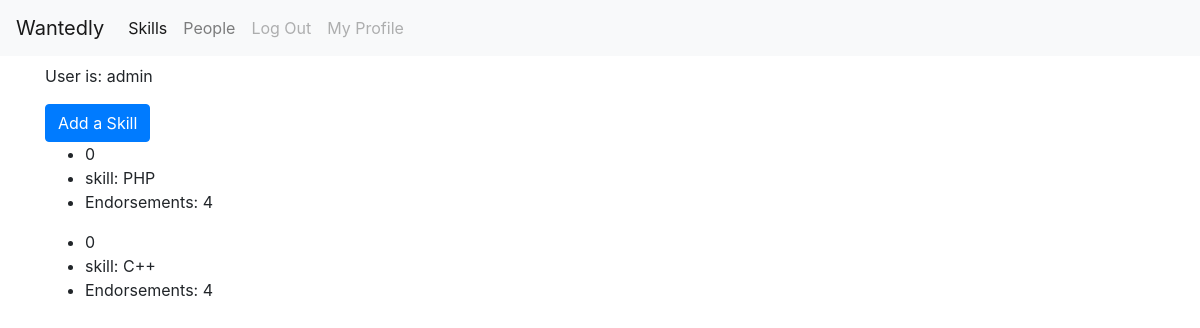
The app's page /users/1/1/ (signed in) with its own data.
### skills/models.py (models this page shows)
class SkillSet(models.Model):
	user_key = models.ForeignKey("auth.User", on_delete=models.CASCADE)
	skill = models.ForeignKey("Skill", on_delete=models.CASCADE)
	endorsements = models.PositiveSmallIntegerField(default=0)
	def __str__(self):
		return str(self.user_key) + " " + str(self.skill) + " " + str(self.endorsements)

class Skill(models.Model):
	name = models.CharField(max_length=50)
	def __str__(self):
		return self.name

### skills/views.py (the view)
# urls.py: url(r'^users/(?P<user_pk>[0-9]+)/(?P<user_profile_pk>[0-9]+)/$', skills_views.user_profile, name="user_profile"),
def user_profile(request, user_pk, user_profile_pk):
	active_user = User.objects.get(pk=user_pk)
	profile_user = User.objects.get(pk=user_profile_pk)
	skill_sets = SkillSet.objects.filter(user_key=user_profile_pk)
	endorsements = Endorsement.objects.all().filter(user_endorsing=active_user, user_endorsed=profile_user)
	print(endorsements)
	endorsed = []
	if endorsements:
		i = 0
		for skill_set in skill_sets:
			print('skill_set', skill_set)
			if (i < len(endorsements) and skill_set == endorsements[i].endorsed_skill_set):
				endorsed.append(1)
				i = i + 1
				print ("endorsement matches!")
			else:
				endorsed.append(0)
	else:
		for skill_set in skill_sets:
			endorsed.append(0)
	print ('skill_sets', skill_sets)
	print ('endorsements', endorsements)
	print ('endorsed', endorsed)
	if request.method == "POST":
		form = AddSkillForm(request.POST)
		if form.is_valid():
			pass
	else:
		form = AddSkillForm()
	skill_sets_zipped = zip(skill_sets, endorsed)
	args = {
		'profile_user' : profile_user,
		'skill_sets' : skill_sets,
		'skill_sets' : skill_sets_zipped,
		'form': form
	}
	return render(request, 'skills/profile.html', args)

### skills/templates/skills/profile.html (shortened to what this page needs)
{% extends 'core/base.html' %}
{% block content %}
	<p>User is: {{ profile_user }}</p>
	<button type="button" class="btn btn-primary" data-toggle="modal" data-target="#add-skill-modal">
					Add a Skill
	</button>
	{% for skill_set, endorsed_skill in skill_sets %}
		<ul>
			<li>{{ endorsed_skill }}</li>
			<li> skill: {{ skill_set.skill }} </li>
			<li> Endorsements: {{ skill_set.endorsements}} </li>
		</ul>
	{% endfor %}
{% endblock %}

### records on screen
SkillSet: endorsed_skill "0", skill "PHP", endorsements "4"
SkillSet: endorsed_skill "0", skill "C++", endorsements "4"

### other values on screen
{{ profile_user }} "admin"
